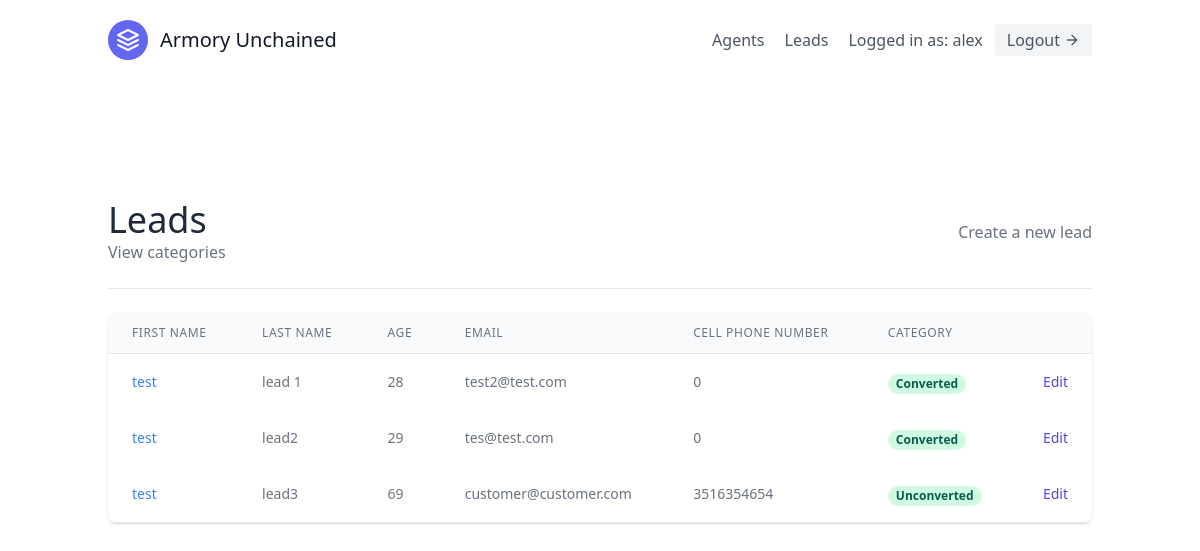
The page /leads/ (signed in) on the database its author committed.
### leads/models.py (models this page shows, shortened)
class User(AbstractUser):
    is_organizer = models.BooleanField(default = True)
    is_agent = models.BooleanField(default = False)

class Lead(models.Model):
    first_name = models.CharField(max_length= 200)
    last_name = models.CharField(max_length= 200)
    age = models.IntegerField(default=0)
    email = models.CharField(max_length= 200, null = "True")
    organization = models.ForeignKey(UserProfile, on_delete=models.CASCADE)
    agent = models.ForeignKey("Agent", null = True, blank= True , on_delete=models.SET_NULL)
    category = models.ForeignKey("Category", related_name="leads", null = True, blank= True , on_delete=models.SET_NULL)
    description = models.TextField()
    date_added = models.DateTimeField(auto_now_add=True)
    phone_number = models.CharField(max_length= 20)
    email = models.EmailField()

class Category(models.Model):
    name = models.CharField(max_length=30)                                      #NEW, CONTACTED,CONVERTED, UNCONVERTED
    organization = models.ForeignKey(UserProfile, on_delete=models.CASCADE)

### leads/views.py (the view)
# urls.py: path('',LeadListView.as_view(), name= 'lead-list'),
class LeadListView(LoginRequiredMixin, generic.ListView):
    template_name = "leads/lead_list.html"
    context_object_name = "leads"
    def get_queryset(self):
        user = self.request.user
        if user.is_organizer:
            queryset = Lead.objects.filter(
                organization=user.userprofile,
                agent__isnull=False
            )
        else:
            queryset = Lead.objects.filter(
                organization=user.agent.organization,
                agent__isnull=False
            )
            queryset = queryset.filter(agent__user=user)
        return queryset
    def get_context_data(self, **kwargs):
        context = super(LeadListView, self).get_context_data(**kwargs)
        user = self.request.user
        if user.is_organizer:
            queryset = Lead.objects.filter(
                organization=user.userprofile,
                agent__isnull=True
            )
            context.update({
                "unassigned_leads": queryset
            })
        return context

### leads/Templates/Leads/lead_list.html (shortened to what this page needs)
{% extends "base.html" %}
{% block content %}
<section class="text-gray-700 body-font">
    <div class="container px-5 py-24 mx-auto flex flex-wrap">
        <div class="w-full mb-6 py-6 flex justify-between items-center border-b border-gray-200">
            <div>
                <h1 class="text-4xl text-gray-800">Leads</h1>
                <a class="text-gray-500 hover:text-blue-500" href="{% url 'leads:category-list' %}">
                    View categories
                </a>
            </div>
            {% if request.user.is_organizer %}
            <div>
                <a class="text-gray-500 hover:text-blue-500" href="{% url 'leads:lead-create' %}">
                    Create a new lead
                </a>
            </div>
            {% endif %}
        </div>
        <div class="flex flex-col w-full">
            <div class="-my-2 overflow-x-auto sm:-mx-6 lg:-mx-8">
            <div class="py-2 align-middle inline-block min-w-full sm:px-6 lg:px-8">
                <div class="shadow overflow-hidden border-b border-gray-200 sm:rounded-lg">
                <table class="min-w-full divide-y divide-gray-200">
                    <thead class="bg-gray-50">
                        <tr>
                            <th scope="col" class="px-6 py-3 text-left text-xs font-medium text-gray-500 uppercase tracking-wider">
                            First Name
                            </th>
                            <th scope="col" class="px-6 py-3 text-left text-xs font-medium text-gray-500 uppercase tracking-wider">
                            Last Name
                            </th>
                            <th scope="col" class="px-6 py-3 text-left text-xs font-medium text-gray-500 uppercase tracking-wider">
                            Age
                            </th>
                            <th scope="col" class="px-6 py-3 text-left text-xs font-medium text-gray-500 uppercase tracking-wider">
                            Email
                            </th>
                            <th scope="col" class="px-6 py-3 text-left text-xs font-medium text-gray-500 uppercase tracking-wider">
                            Cell Phone Number
                            </th>
                            <th scope="col" class="px-6 py-3 text-left text-xs font-medium text-gray-500 uppercase tracking-wider">
                            Category
                            </th>
                            <th scope="col" class="relative px-6 py-3">
                            </th>
                        </tr>
                    </thead>
                    <tbody>
                        {% for lead in leads %}
                            <tr class="bg-white">
                                <td class="px-6 py-4 whitespace-nowrap text-sm font-medium text-gray-900">
                                    <a class="text-blue-500 hover:text-blue-800" href="{% url 'leads:lead-detail' lead.pk %}">{{ lead.first_name }}</a>
                                </td>
                                <td class="px-6 py-4 whitespace-nowrap text-sm text-gray-500">
                                    {{ lead.last_name }}
                                </td>
                                <td class="px-6 py-4 whitespace-nowrap text-sm text-gray-500">
                                    {{ lead.age }}
                                </td>
                                <td class="px-6 py-4 whitespace-nowrap text-sm text-gray-500">
                                    {{ lead.email }}
                                </td>
                                <td class="px-6 py-4 whitespace-nowrap text-sm text-gray-500">
                                    {{ lead.phone_number }}
                                </td>
                                <td class="px-6 py-4 whitespace-nowrap">
                                    {% if lead.category %}
                                        <span class="px-2 inline-flex text-xs leading-5 font-semibold rounded-full bg-green-100 text-green-800">
                                            {{ lead.category.name }}
                                        </span>
                                    {% else %}
                                        <span class="px-2 inline-flex text-xs leading-5 font-semibold rounded-full bg-gray-100 text-gray-800">
                                            Unassigned
                                        </span>
                                    {% endif %}
                                </td>
                                <td class="px-6 py-4 whitespace-nowrap text-right text-sm font-medium">
                                    <a href="{% url 'leads:lead-update' lead.pk %}" class="text-indigo-600 hover:text-indigo-900">
                                        Edit
                                    </a>
                                </td>
                            </tr>
                        {% empty %}
                        <p>There are currently no leads</p>
                        {% endfor %}
                    </tbody>
                </table>
                </div>
            </div>
            </div>
        </div>
    </div>
</section>
{% endblock content %}

### templates/base.html (shortened to what this page needs)
{% load static %}
<!DOCTYPE html>
<html lang="en">
  <head>
    <link href "{% static 'style.css' %}" rel = "stylesheet" />
    <link href = "https://unpkg.com/tailwindcss@^2/dist/tailwind.min.css" rel ="stylesheet">
  </head>
  <body>
    <div class = "max-w-7xl mx-auto" >
    {%include 'navbar.html'%}
    {%block content%}
    {%endblock content%}
    </div>
  </body>
</html>

### templates/navbar.html (shortened to what this page needs)
<header class="text-gray-600 body-font">
    <div class="container mx-auto flex flex-wrap p-5 flex-col md:flex-row items-center">
      <a class="flex title-font font-medium items-center text-gray-900 mb-4 md:mb-0">
        <svg xmlns="http://www.w3.org/2000/svg" fill="none" stroke="currentColor" stroke-linecap="round" stroke-linejoin="round" stroke-width="2" class="w-10 h-10 text-white p-2 bg-indigo-500 rounded-full" viewBox="0 0 24 24">
          <path d="M12 2L2 7l10 5 10-5-10-5zM2 17l10 5 10-5M2 12l10 5 10-5"></path>
        </svg>
        <span class="ml-3 text-xl">Armory Unchained</span>
      </a>
      <nav class="md:ml-auto flex flex-wrap items-center text-base justify-center">
        {%if not request.user.is_authenticated%}
        <a href = "{%url 'signup' %}" class="mr-5 hover:text-gray-900">
          Sign Up</a>
        {%else%}
          {% if request.user.is_organizer %}
            <a href = "{% url 'agents:agent-list'%}" class="mr-5 hover:text-gray-900">Agents</a>
          {%endif%}
          <a href = "{% url 'leads:lead-list'%}" class="mr-5 hover:text-gray-900">Leads</a>
        {%endif%}
      </nav>
      {%if request.user.is_authenticated%}
        Logged in as: {{request.user.username}}
        <a href = "{% url 'logout' %}" class="ml-3 inline-flex items-center bg-gray-100 border-0 py-1 px-3 focus:outline-none hover:bg-gray-200 rounded text-base mt-4 md:mt-0">
          Logout
          <svg fill="none" stroke="currentColor" stroke-linecap="round" stroke-linejoin="round" stroke-width="2" class="w-4 h-4 ml-1" viewBox="0 0 24 24">
            <path d="M5 12h14M12 5l7 7-7 7"></path>
          </svg>
        </a>
      {%endif%}
    </div>
  </header>

### rows shown on the page
User: user.username "alex"
Lead: first_name "test", last_name "lead 1", age "28", email "test2@test.com", phone_number "0", category.name "Converted"
Lead: first_name "test", last_name "lead2", age "29", email "tes@test.com", phone_number "0", category.name "Converted"
Lead: first_name "test", last_name "lead3", age "69", email "customer@customer.com", phone_number "3516354654", category.name "Unconverted"
